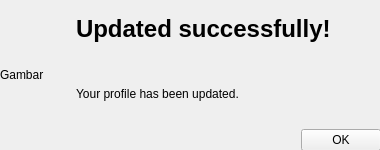
<?xml version="1.0" encoding="UTF-8"?>
<ui version="4.0">
 <class>PopupProfileUpdate</class>
 <widget class="QWidget" name="PopupProfileUpdate">
  <property name="geometry">
   <rect>
    <x>0</x>
    <y>0</y>
    <width>380</width>
    <height>150</height>
   </rect>
  </property>
  <property name="windowTitle">
   <string>Form</string>
  </property>
  <widget class="QWidget" name="horizontalLayoutWidget">
   <property name="geometry">
    <rect>
     <x>0</x>
     <y>0</y>
     <width>381</width>
     <height>151</height>
    </rect>
   </property>
   <layout class="QHBoxLayout" name="horizontalLayout">
    <item>
     <widget class="QLabel" name="picLbl">
      <property name="sizePolicy">
       <sizepolicy hsizetype="Fixed" vsizetype="Fixed">
        <horstretch>0</horstretch>
        <verstretch>0</verstretch>
       </sizepolicy>
      </property>
      <property name="minimumSize">
       <size>
        <width>70</width>
        <height>70</height>
       </size>
      </property>
      <property name="maximumSize">
       <size>
        <width>70</width>
        <height>70</height>
       </size>
      </property>
      <property name="text">
       <string>Gambar</string>
      </property>
      <property name="scaledContents">
       <bool>true</bool>
      </property>
     </widget>
    </item>
    <item>
     <layout class="QVBoxLayout" name="verticalLayout">
      <item>
       <widget class="QLabel" name="label_2">
        <property name="font">
         <font>
          <weight>75</weight>
          <bold>true</bold>
         </font>
        </property>
        <property name="text">
         <string>&lt;html&gt;&lt;head/&gt;&lt;body&gt;&lt;p&gt;&lt;span style=&quot; font-size:18pt; font-weight:600;&quot;&gt;Updated successfully!&lt;/span&gt;&lt;/p&gt;&lt;/body&gt;&lt;/html&gt;</string>
        </property>
       </widget>
      </item>
      <item>
       <widget class="QLabel" name="label_3">
        <property name="text">
         <string>&lt;html&gt;&lt;head/&gt;&lt;body&gt;&lt;p align=&quot;justify&quot;&gt;Your profile has been updated.&lt;/p&gt;&lt;/body&gt;&lt;/html&gt;</string>
        </property>
        <property name="wordWrap">
         <bool>true</bool>
        </property>
       </widget>
      </item>
      <item>
       <layout class="QHBoxLayout" name="horizontalLayout_3">
        <item>
         <spacer name="horizontalSpacer">
          <property name="orientation">
           <enum>Qt::Horizontal</enum>
          </property>
          <property name="sizeHint" stdset="0">
           <size>
            <width>40</width>
            <height>20</height>
           </size>
          </property>
         </spacer>
        </item>
        <item>
         <widget class="QPushButton" name="buttonOK">
          <property name="text">
           <string>OK</string>
          </property>
         </widget>
        </item>
       </layout>
      </item>
     </layout>
    </item>
   </layout>
  </widget>
 </widget>
 <resources/>
 <connections/>
</ui>
